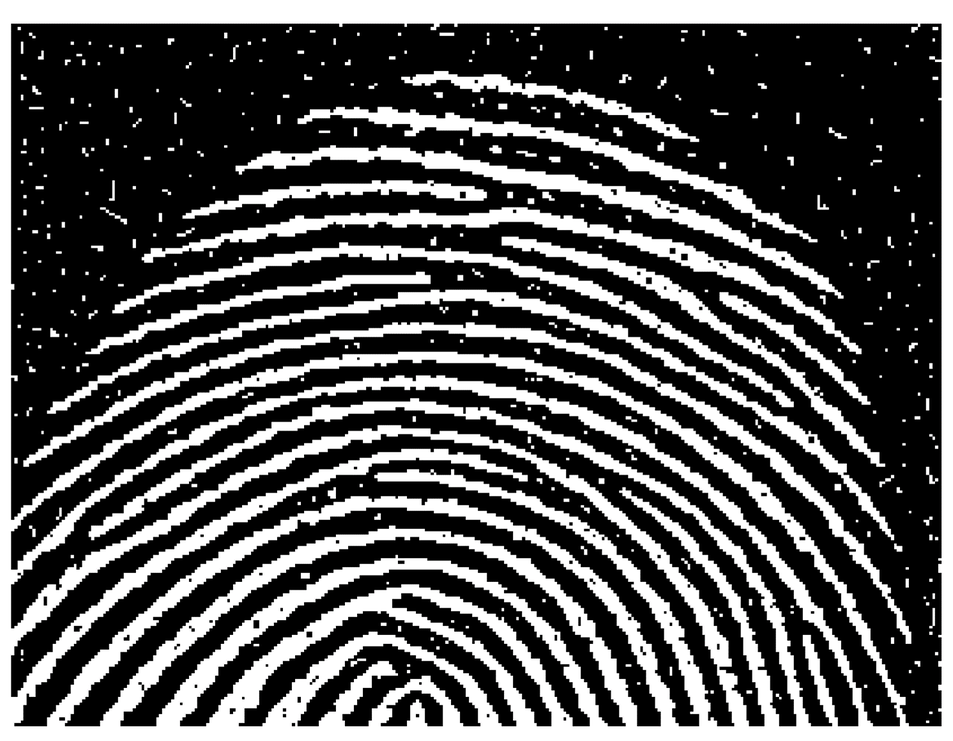
#> input picture images/opening.png, 953 x 741 px, shrunk from 1492 x 1160 before the run
$ python assignment_5b.py
#> lines starting #> are read from the running program, lines starting #| are printed output that depends on the picture
import cv2
import numpy as np
import matplotlib.pyplot as plt
import pylab as pl

def perform_erosion(image, structuring_element_size):
    kernel = np.ones((structuring_element_size, structuring_element_size), np.uint8)

    # Get image dimensions
    rows, cols = image.shape

    # Create an empty array for the result
    eroded_image = np.zeros_like(image)

    # Perform Erosion manually
    for i in range(structuring_element_size // 2, rows - structuring_element_size // 2):
        for j in range(structuring_element_size // 2, cols - structuring_element_size // 2):
            region = image[i - structuring_element_size // 2:i + structuring_element_size // 2 + 1,
                           j - structuring_element_size // 2:j + structuring_element_size // 2 + 1]
            eroded_image[i, j] = np.min(region)

    return eroded_image


def perform_dilation(image, structuring_element_size):
    # Define the structuring element (kernel)
    kernel = np.ones((structuring_element_size, structuring_element_size), np.uint8)

    # Get image dimensions
    rows, cols = image.shape

    # Create an empty array for the result
    dilated_image = np.zeros_like(image)

    # Perform Dilation manually
    for i in range(structuring_element_size // 2, rows - structuring_element_size // 2):
        for j in range(structuring_element_size // 2, cols - structuring_element_size // 2):
            region = image[i - structuring_element_size // 2:i + structuring_element_size // 2 + 1,
                           j - structuring_element_size // 2:j + structuring_element_size // 2 + 1]
            dilated_image[i, j] = np.max(region)

    return dilated_image


def perform_opening(image, structuring_element_size):
    # Define the structuring element (kernel)
    kernel = np.ones((structuring_element_size, structuring_element_size), np.uint8)

    # Perform Erosion followed by Dilation (Opening)
    opened_image = perform_erosion(image, structuring_element_size)
    opened_image = perform_dilation(opened_image, structuring_element_size)

    return opened_image

def perform_closing(image, structuring_element_size):
    # Define the structuring element (kernel)
    kernel = np.ones((structuring_element_size, structuring_element_size), np.uint8)

    # Perform Dilation followed by Erosion (Closing)
    closed_image = perform_dilation(image, structuring_element_size)
    closed_image = perform_erosion(closed_image, structuring_element_size)

    return closed_image


# Example usage
image1 = cv2.imread('./images/opening.png', cv2.IMREAD_GRAYSCALE)
#> image1: shape (741, 953); min 0, max 255, mean 86.1
image2 = cv2.imread('./images/closing.jpg', cv2.IMREAD_GRAYSCALE)
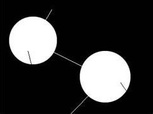
#> input picture images/closing.jpg, 153 x 114 px, shrunk from 240 x 179 before the run
#> image2 is the input picture: shape (114, 153); min 0, max 255, mean 57.6
structuring_element_size1 = 10   # for morphological opening operation
structuring_element_size2 = 5   # for morphological closing operation

# Perform Opening
opened_image = perform_opening(image1, structuring_element_size1)
#> after the loop in perform_erosion, `for i in range(structuring_element_size // 2, rows - structuring_eleme..`:
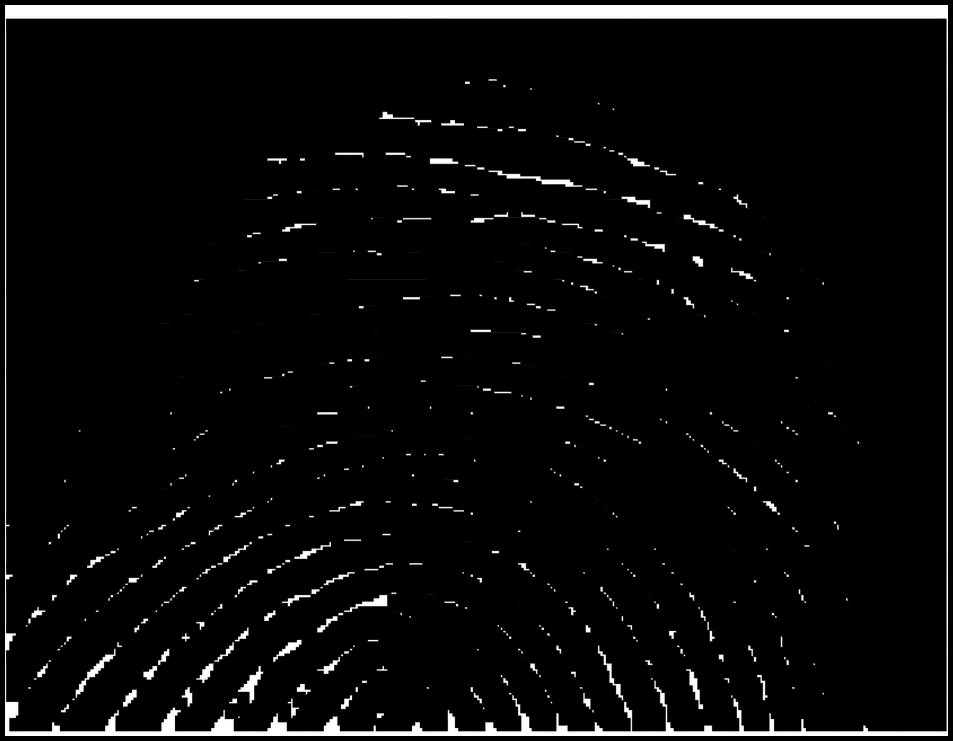
#> eroded_image: shape (741, 953); min 0, max 255, mean 10.9
#> after the loop in perform_dilation, `for i in range(structuring_element_size // 2, rows - structuring_eleme..`:
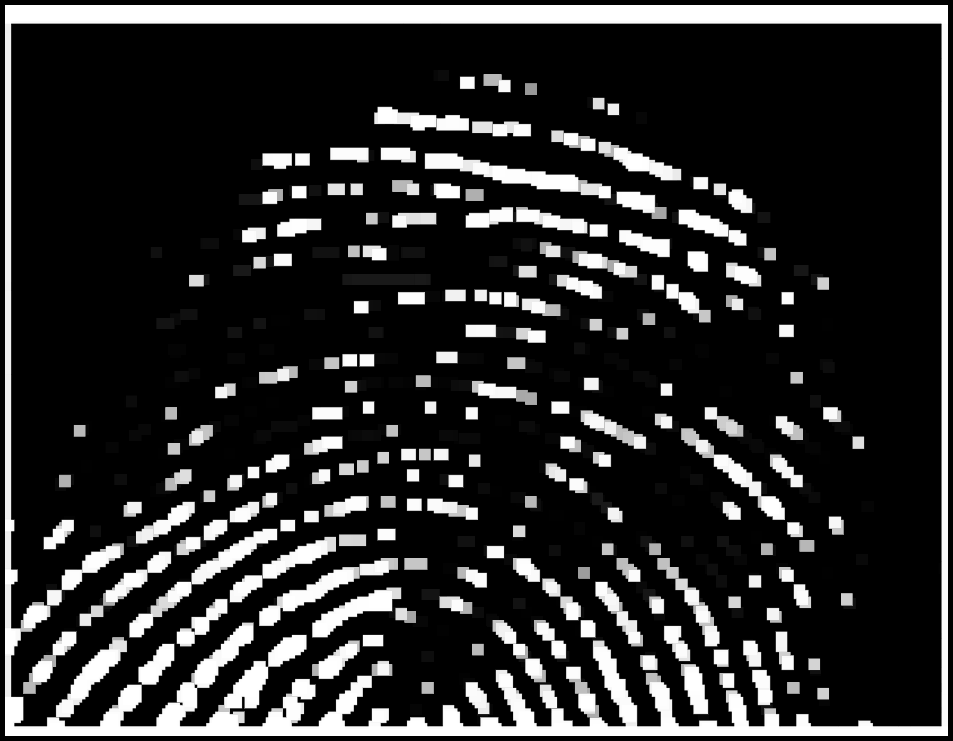
#> dilated_image: shape (741, 953); min 0, max 255, mean 45

# Perform Closing
closed_image = perform_closing(image2, structuring_element_size2)
#> call 2 of perform_dilation, with structuring_element_size = 5
#> after the loop in perform_dilation (call 2), `for i in range(structuring_element_size // 2, rows - structuring_eleme..`:
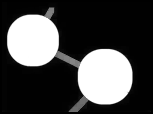
#> dilated_image: shape (114, 153); min 0, max 255, mean 72.2

plt.figure(figsize=(12, 6))
# Display the results
plt.subplot(2, 2, 1)
pl.title("Original Image1")
plt.imshow(image1, cmap='gray')

plt.subplot(2, 2, 2)
pl.title("Morphological Opening (erosion+dilation)")
plt.imshow(opened_image, cmap='gray')

plt.subplot(2, 2, 3)
pl.title("Original Image2")
plt.imshow(image2, cmap='gray')

plt.subplot(2, 2, 4)
pl.title("Morphological Closing (dilation+erosion)")
plt.imshow(closed_image, cmap='gray')

plt.tight_layout()
plt.show()
